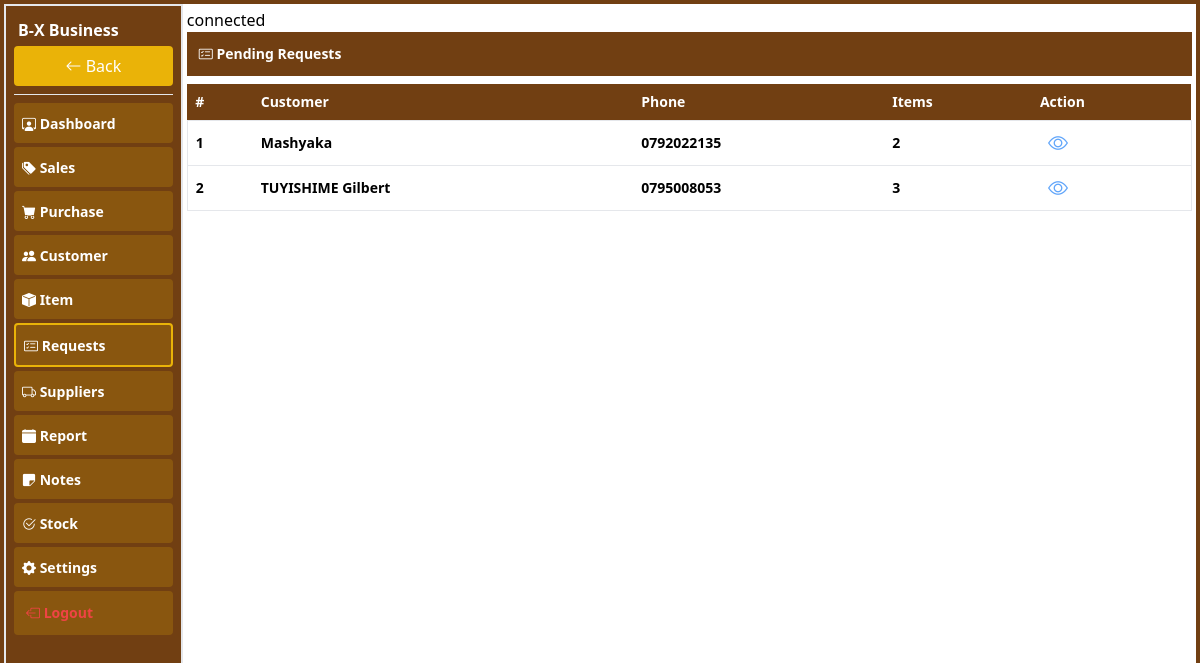
Page /pages/request_orders (signed in) on the earlier database version.
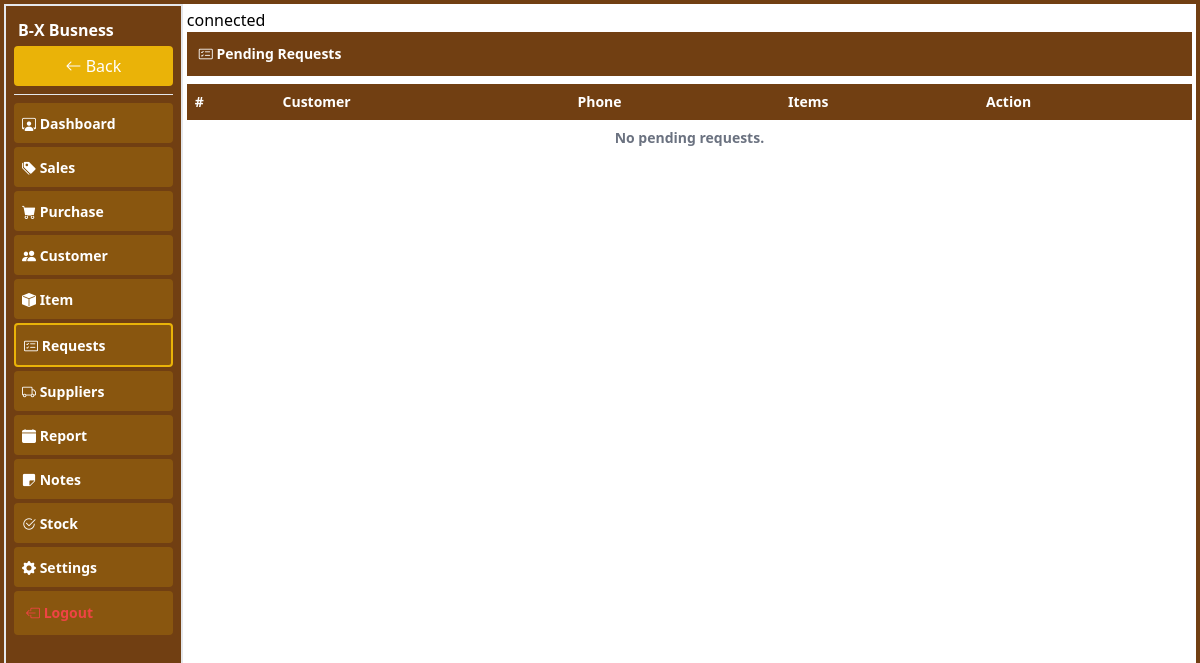
Same page on the later database version.
### tables this page shows
CREATE TABLE `customer` (
  `name` varchar(255) NOT NULL,
  `phone` text NOT NULL,
  `c_id` int(11) NOT NULL,
  `business` int(11) NOT NULL,
  `location` varchar(255) NOT NULL,
  `created_at` datetime NOT NULL DEFAULT current_timestamp()
);

### pages/request_orders.php (the view, shortened to what the changed rows need)
<?php
include("connection.php");
$business = $_SESSION['user'];
?>
<!DOCTYPE html>
<html lang="en">
<head>
    <script src="../plugins/css/tailwindcss.js"></script>
    <link rel="stylesheet" href="../plugins/icons/bootstrap-icons.css">
</head>
<body>
    <div class="container-fluid h-[100%]">
        <div class="flex w-full p-2 bg-yellow-900 justify-between"><h1 class="text-white font-bold text-sm p-1"><i class="bi bi-card-checklist"></i> Pending Requests</h1></div>
        <div class="table-responsive w-full overflow-y-auto my-2">
            <table class="w-full border-collapse [&_td]:p-2 text-sm font-bold [&_th]:text-left [&_th]:p-2">
                <thead class="bg-yellow-900 text-white text-sm"><tr>
                    <th>#</th>
                    <th class="">Customer</th>
                    <th>Phone</th>
                    <th>Items</th>
                    <th>Action</th>
                </tr></thead>
                <tbody>
                    <?php
                    $no = 0;
                    $select = $conn->prepare(
                        "SELECT c.c_id, c.name, c.phone, COUNT(ro.req_ord_id) AS items, SUM(ro.req_quantity) AS total_quantity " .
                        "FROM request_orders ro " .
                        "JOIN customer c ON ro.customer = c.c_id " .
                        "JOIN item i ON ro.req_item = i.id " .
                        "WHERE ro.shop = ? AND ro.allowed_quantity = 0 " .
                        "GROUP BY c.c_id, c.name, c.phone"
                    );
                    $select->bind_param("i", $business);
                    $select->execute();
                    $result = $select->get_result();
                    if ($result->num_rows > 0) {
                        while ($a = $result->fetch_assoc()) {
                            $no++;
                            ?>
                            <tr class="border hover:bg-gray-200">
                                <td><?php echo $no ?></td>
                                <td><?php echo htmlspecialchars($a['name']) ?></td>
                                <td><?php echo htmlspecialchars($a['phone']) ?></td>
                                <td><?php echo htmlspecialchars($a['items']) ?></td>
                                <td><a href="approve_request?customer=<?php echo $a['c_id'] ?>" class="text-blue-400 text-xl font-bold rounded p-1 px-2 text-sm"><i class="bi bi-eye"></i></a></td>
                            </tr>
                            <?php
                        }
                    } else {
                        ?>
                        <tr><td colspan="6" class="text-center p-4 text-gray-500">No pending requests.</td></tr>
                        <?php
                    }
                    ?>
                </tbody>
            </table>
        </div>
    </div>
</body>
</html>

### pages/index.php (shortened to what the changed rows need)
<?php
$page = $_GET['url'] ?? 'dashboard';
?>
<!DOCTYPE html>
<html lang="en">
<head>
    <script src="../plugins/css/tailwindcss.js"></script>
    <link rel="stylesheet" href="../plugins/icons/bootstrap-icons.css">
</head>
<body class="p-0">
    <form action="" method="post" enctype="multipart/form-data">
    <div class="container-fluid bg-yellow-900 relative h-[100vh] p-1 w-full">
        <div class=" flex w-full h-[92%] md:h-[100%] p-0 m-auto">
            <div class="left hidden md:block bg-yellow-900 h-[100%] w-[15%] border border-2 p-2">
                <h1 class="text-white font-bold p-1">
                    <?php echo $_SESSION['business'] ?>
                </h1>
                 <div class="links overflow-y-auto flex-column h-[90%] [&_p]:w-full [&_p]:bg-yellow-500/20 [&_p]:p-2 [&_p]:rounded [&_p]:my-1 [&_a]:w-full [&_a]:text-white [&_a]:font-bold [&_a]:text-sm">
                     <button type="button" onclick="goback()" class="bg-yellow-500 text-white p-2 rounded w-full"> <i class="bi bi-arrow-left"></i> Back</button>
                <hr class="text-white my-2">
                       <p class="<?= $page=='dashboard' ? 'border-yellow-500 text-green-500 border border-2' : 'border-white text-white' ?>"> <a href="dashboard" class=""><i class="bi bi-person-workspace"></i> Dashboard</a></p>
                        <p class="<?= $page=='sales' ? 'border-yellow-500 text-green-500 border border-2' : 'border-white text-white' ?>"><a href="sales"><i class="bi bi-tags-fill"></i> Sales</a></p>
                        <p class="<?= $page=='purchase' ? 'border-yellow-500 text-green-500 border border-2' : 'border-white text-white' ?>"><a href="purchase"><i class="bi bi-cart-fill"></i> Purchase</a></p>
                        <p class="<?= $page=='customer' ? 'border-yellow-500 text-green-500 border border-2' : 'border-white text-white' ?>"><a href="customer"><i class="bi bi-people-fill"></i> Customer</a></p>
                        <p class="<?= $page=='item' ? 'border-yellow-500 text-green-500 border border-2' : 'border-white text-white' ?>"><a href="item"><i class="bi bi-box-fill"></i> Item</a></p>
                        <p class="<?= $page=='request_orders' ? 'border-yellow-500 text-green-500 border border-2' : 'border-white text-white' ?>"><a href="request_orders"><i class="bi bi-card-checklist"></i> Requests</a></p>
                        <p class="<?= $page=='supplier' ? 'border-yellow-500 text-green-500 border border-2' : 'border-white text-white' ?>"><a href="supplier"><i class="bi bi-truck"></i> Suppliers</a></p>
                        <p class="<?= $page=='report' ? 'border-yellow-500 text-green-500 border border-2' : 'border-white text-white' ?>"><a href="report"><i class="bi bi-calendar-fill"></i> Report</a></p>
                        <p class="<?= $page=='notes' ? 'border-yellow-500 text-green-500 border border-2' : 'border-white text-white' ?>"><a href="notes"><i class="bi bi-sticky-fill"></i> Notes</a></p>
                        <p class="<?= $page=='stock' ? 'border-yellow-500 text-green-500 border border-2' : 'border-white text-white' ?>"><a href="key"><i class="bi bi-check2-circle"></i> Stock</a></p>
                        <p class="<?= $page=='setting' ? 'border-yellow-500 text-green-500 border border-2' : 'border-white text-white' ?>"><a href="setting"><i class="bi bi-gear-fill"></i> Settings</a></p>
                         <p class=""><button type="button" onclick="logouts()" name="logout" class="text-bold text-sm p-1 text-red-500 font-bold"><i class="bi bi-box-arrow-left"></i> Logout</button></p>
                </div>
            </div>
            <div class="right w-[100%] md:w-[85%] bg-white p-1 h-[100%] md:h-[100%] overflow-y-auto pb-3">
                <?php
            $file = $page.".php";
            if (file_exists($file)) {
                include ($file);
            }
            else {
                echo "not Fount";
            }
            ?>
            </div>
        </div>
    </div>
 </form>
</body>
</html>

Differences in the rows shown:
no longer on this page (row edited): customer: name "Mashyaka", phone "0792022135", items "2"
no longer on this page (row unchanged): customer: name "TUYISHIME Gilbert", phone "0795008053", items "3"
Other differences:
$_SESSION['business']: "B-X Business" → "B-X Busness"
text now shown: "No pending requests."
